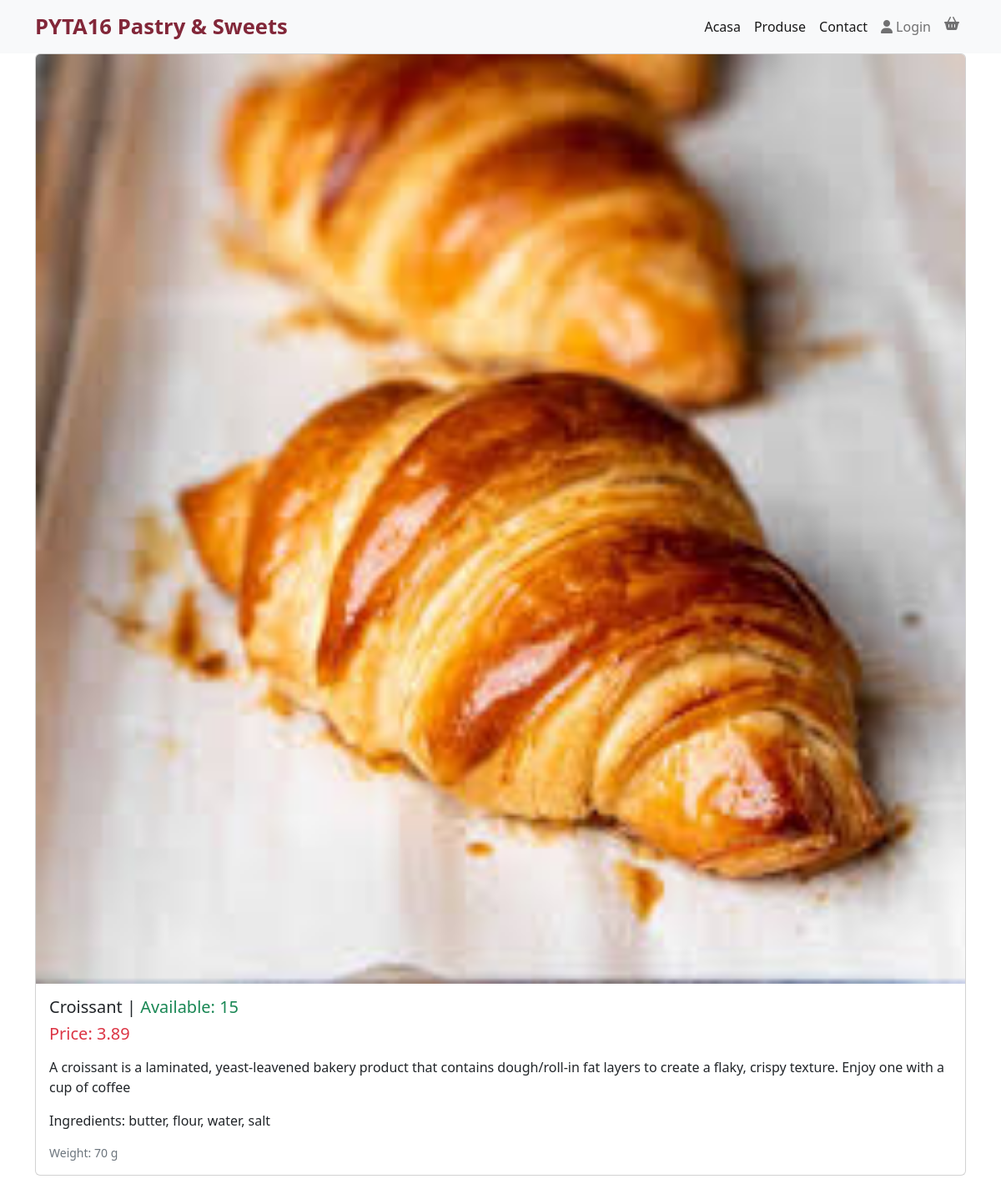
/products/1, run on the app's committed database.
### marketplaceapp/models.py (models this page shows)
class Product(models.Model):
    name=models.CharField(max_length=255)
    description=models.TextField()
    ingredients= models.TextField()
    price =models.DecimalField(max_digits=10, decimal_places=2)
    weight_grams=models.IntegerField()
    available_quantity=models.IntegerField()
    image =models.ImageField(upload_to="product_images", null=True, blank=True)
    def __str__(self):
        return self.name

### marketplaceapp/views.py (the view)
# urls.py: path("products/<int:product_id>", views.product_detail, name="product_detail")
def product_detail(request, product_id):
    product=get_object_or_404(Product,pk=product_id)
    context={"product":product}
    print(product)
    return render(request, "marketplaceapp/product_detail.html", context)

### marketplaceapp/templates/marketplaceapp/product_detail.html
{% extends "marketplaceapp/base.html" %}
{% block content %}
<div class="container">
    <div class="card mb-3">
  <img src="{{ product.image.url }}" class="card-img-top" alt="...">
  <div class="card-body">
    <h5 class="card-title">{{ product.name }} | <span class="text-success">Available: {{product.available_quantity}}</span></h5>
    <h5 class="card-title text-danger">Price: {{ product.price }}</h5>
    <p class="card-text"><p> {{product.description}}</p>
    <p class="card-text"><p>Ingredients: {{product.ingredients}}</p>
    <p class="card-text"><small class="text-muted">Weight: {{ product.weight_grams }} g</small></p>
  </div>
</div>
</div>
{% endblock %}

### data on the page
Product: image (picture), name "Croissant", available_quantity "15", price "3.89", description "A croissant is a laminated, yeast-leavened bakery product that contains dough/roll-in fat layers to create a flaky, crispy texture. Enjoy one with a cup of coffee", ingredients "butter, flour, water, salt", weight_grams "70"
